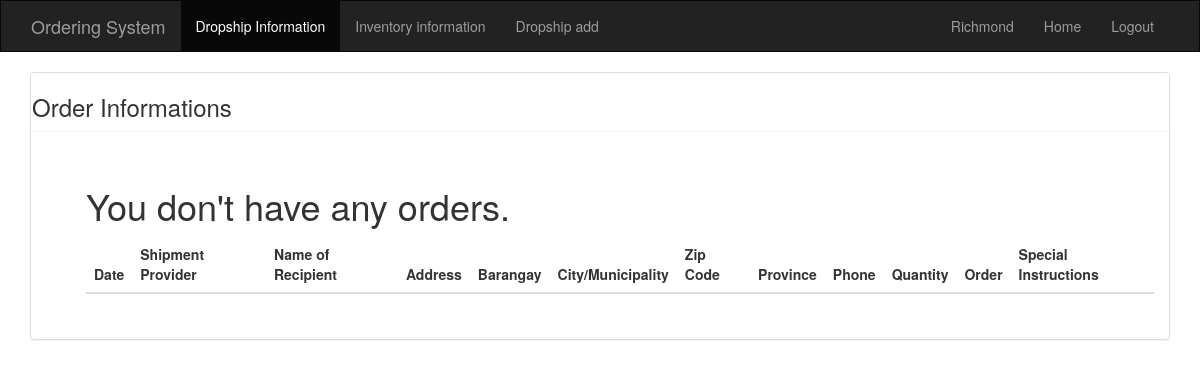
The app's page /ordering/detail/ (signed in), older data.
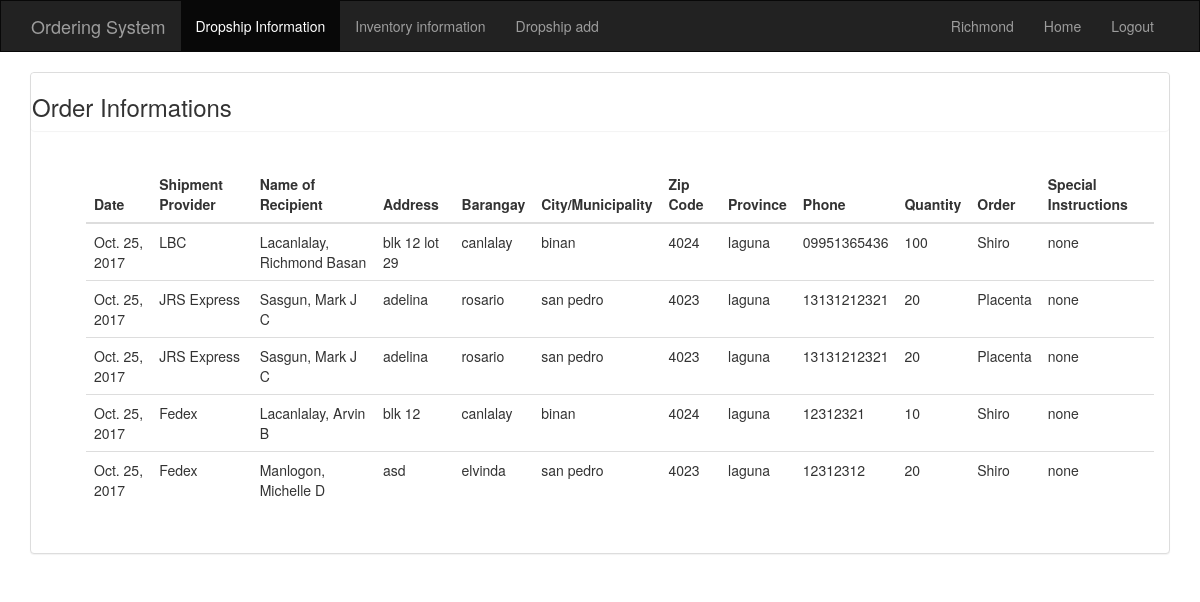
The same page, newer data.
### ordering/models.py (models this page shows, shortened)
class Order(models.Model):
    SHIPMENT_CHOICES = (
        ('LBC', 'LBC'),
        ('GO', 'GO'),
        ('JRS Express', 'JRS Express'),
        ('Zen', 'Zen'),
        ('Philpost', 'Philpost'),
        ('EMS', 'EMS'),
        ('Fedex', 'Fedex'),
        ('DHL', 'DHL'),
    )
    date = models.DateField(("Date"), default=datetime.now)
    shipment_provider = models.CharField(max_length=100, choices=SHIPMENT_CHOICES)
    last_name = models.CharField(max_length=250,)
    first_name = models.CharField(max_length=250)
    middle_name = models.CharField(max_length=250)
    address = models.TextField(max_length=250)
    barangay = models.CharField(max_length=250)
    city_and_municipality = models.CharField(max_length=250)
    zip_code = models.IntegerField(default=0)
    province = models.CharField(max_length=250)
    phone = models.CharField(max_length=13)
    quantity = models.IntegerField(default=0)
    order = models.ForeignKey(Product)
    special_instructions = models.CharField(max_length=250, default='')

class Product(models.Model):
    product_name = models.CharField(max_length=250)
    date_created = models.DateTimeField()
    def __str__(self):
        return self.product_name

### ordering/views.py (the view)
class DetailView(ListView):
    model = Order  # shorthand for setting queryset = models.Car.objects.all()
    template_name = 'ordering/detail.html'  # optional (the default is app_name/modelNameInLowerCase_list.html; which will look into your templates folder for that path and file)
    context_object_name = "all_order"  # default is object_list as well as model's_verbose_name_list and/or model's_verbose_name_plural_list, if defined in the model's inner Meta class
    paginate_by = 10  # and that's it !!

### ordering/templates/ordering/detail.html (shortened to what this page needs)
{% extends 'base.html' %}
{% block body %}
<div class="container-fluid">
  <div class="table">
    <div class="col-md-12 col-md-12">
      <div class="panel panel-default">
        <div class="panel panel-header">
          <h3>Order Informations</h3>
        </div>
        <div class="panel-body">
          <ul>
            <div class="table-responsive">
              <table class="table table-hover">
              <thead>
                <tr>
                  <th>Date</th>
                  <th>Shipment Provider</th>
                  <th>Name of Recipient</th>
                  <th>Address</th>
                  <th>Barangay</th>
                  <th>City/Municipality</th>
                  <th>Zip Code</th>
                  <th>Province</th>
                  <th>Phone</th>
                  <th>Quantity</th>
                  <th>Order</th>
                  <th>Special Instructions</th>
                </tr>
              </thead>
              <tbody>
                {% if all_order %}
                {% for order in all_order %}
                <tr>
                  <td>{{ order.date }}</td>
                  <td>{{ order.shipment_provider }}</td>
                  <td>{{ order.last_name }}, {{ order.first_name }} {{ order.middle_name }}</td>
                  <td>{{ order.address }}</td>
                  <td>{{ order.barangay }}</td>
                  <td>{{ order.city_and_municipality }}</td>
                  <td>{{ order.zip_code }}</td>
                  <td>{{ order.province }}</td>
                  <td>{{ order.phone }}</td>
                  <td>{{ order.quantity }}</td>
                  <td>{{ order.order }}</td>
                  <td>{{ order.special_instructions }}</td>
                </tr>
                {% endfor %}
                {% else %}
                <h1>You don't have any orders.</h1>
                {% endif %}
              </tbody>
              </table>
            </div>
          </ul>
        </div>
      </div>
    </div>
  </div>
</div>
{% endblock %}

### ordering/templates/base.html (shortened to what this page needs)
  <!DOCTYPE html>
<html>
  <head>
    {% load staticfiles %}
    <link rel="stylesheet" href="https://maxcdn.bootstrapcdn.com/bootstrap/3.3.6/css/bootstrap.min.css" />
    <link rel="stylesheet" type="text/css" href="{% static 'css/styles.min.css' %}"/>
  </head>
  <body>
    <nav class="navbar navbar-inverse">
    <div class="container-fluid">
        <div class="container-fluid">
          <div class="navbar-header">
            <a class="navbar-brand" href="{% url 'ordering:home' %}">Ordering System</a>
          </div>
          <div id="navbar" class="navbar-collapse collapse">
            {% if user.is_superuser %}
              <ul class="nav navbar-nav">
                <li{% if 'detail' in request.path %} class="active" {% endif %}><a href="{% url 'ordering:detail' %}">Dropship Information</a></li>
                <li{% if 'inventory-menu' in request.path %} class="active" {% endif %}><a href="{% url 'ordering:inventory_menu' %}">Inventory information</a></li>
                <li{% if 'dropship-add' in request.path %} class="active" {% endif %}><a href="{% url 'ordering:order_create' %}">Dropship add</a></li>
              </ul>
              <ul class="nav navbar-nav navbar-right">
                <li><a href="{% url 'ordering:view_profile' %}">{{ user.first_name }}</a></li>
                <li><a href="{% url 'ordering:home' %}">Home</a></li>
                <li><a href="{% url 'ordering:logout' %}">Logout</a></li>
              </ul>
            {% endif %}
          </div>
        </div>
    </div>
  </nav>
    {% block body %}
    {% endblock %}
  </body>
</html>

Row changes from the older to the newer data that the page shows:
added Order: date "Oct. 25, 2017", shipment_provider "LBC", last_name "Lacanlalay", first_name "Richmond", middle_name "Basan", address "blk 12 lot 29", barangay "canlalay", city_and_municipality "binan", zip_code "4024", province "laguna", phone "09951365436", quantity "100", order "Shiro", special_instructions "none"
added Order: date "Oct. 25, 2017", shipment_provider "JRS Express", last_name "Sasgun", first_name "Mark J", middle_name "C", address "adelina", barangay "rosario", city_and_municipality "san pedro", zip_code "4023", province "laguna", phone "13131212321", quantity "20", order "Placenta", special_instructions "none"
added Order: date "Oct. 25, 2017", shipment_provider "JRS Express", last_name "Sasgun", first_name "Mark J", middle_name "C", address "adelina", barangay "rosario", city_and_municipality "san pedro", zip_code "4023", province "laguna", phone "13131212321", quantity "20", order "Placenta", special_instructions "none"
added Order: date "Oct. 25, 2017", shipment_provider "Fedex", last_name "Lacanlalay", first_name "Arvin", middle_name "B", address "blk 12", barangay "canlalay", city_and_municipality "binan", zip_code "4024", province "laguna", phone "12312321", quantity "10", order "Shiro", special_instructions "none"
added Order: date "Oct. 25, 2017", shipment_provider "Fedex", last_name "Manlogon", first_name "Michelle", middle_name "D", address "asd", barangay "elvinda", city_and_municipality "san pedro", zip_code "4023", province "laguna", phone "12312312", quantity "20", order "Shiro", special_instructions "none"
Text that changed along with them:
text no longer shown: "You don't have any orders."
